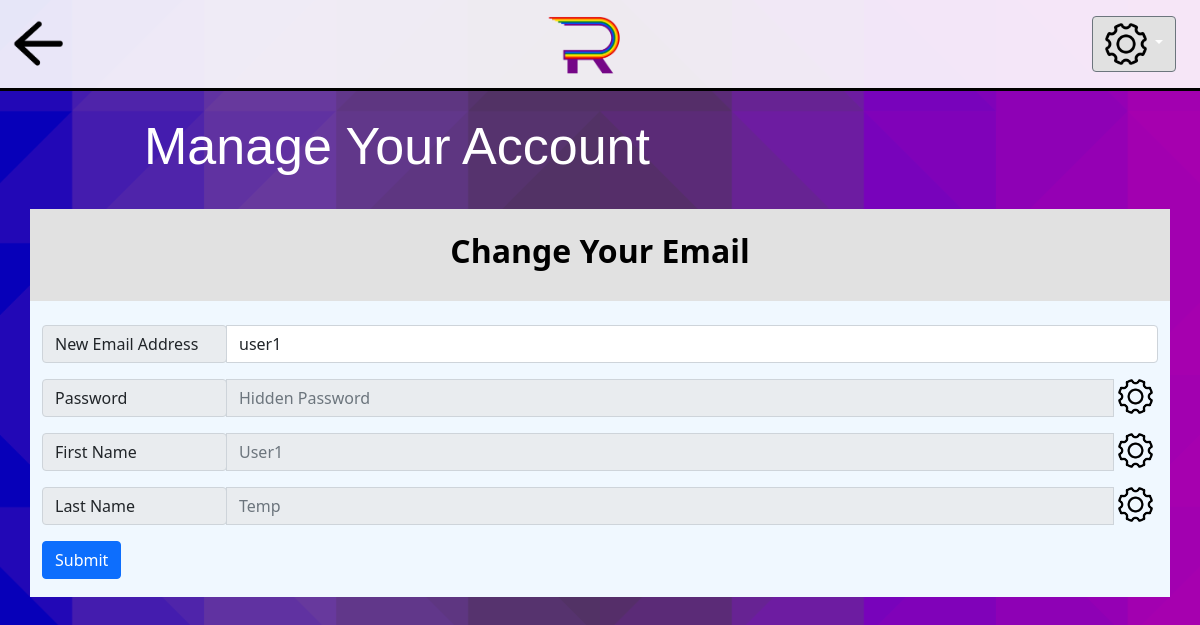
Before: /manageMyAdminEmail/ (signed in) with the older database file.
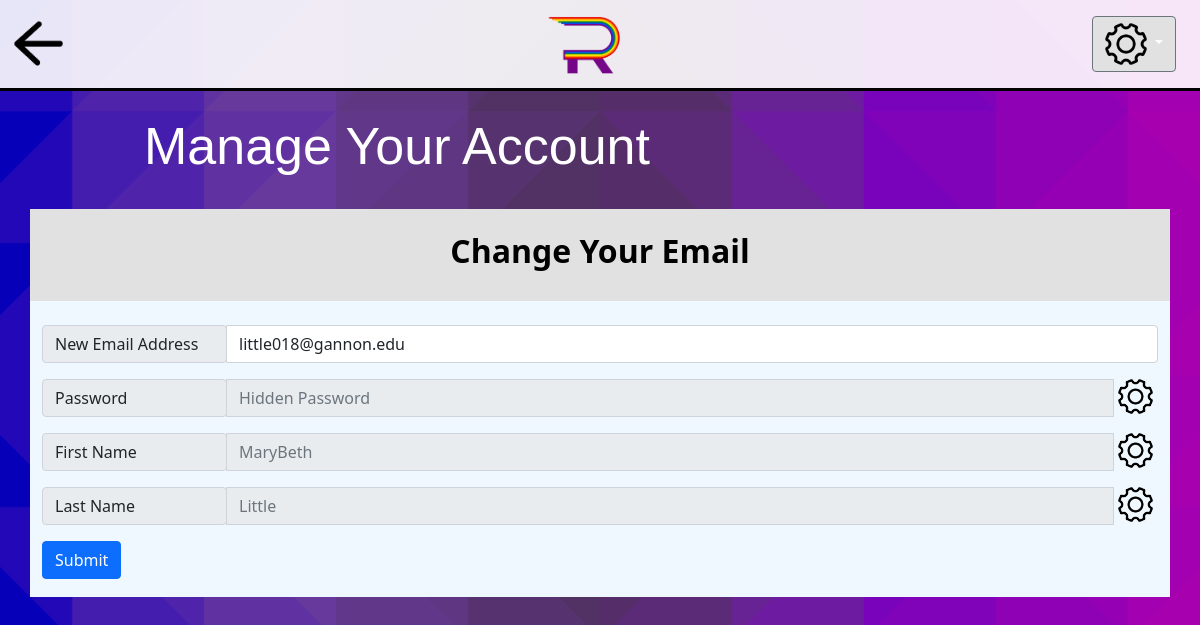
After: the same page with the newer database file.
### Remember/models.py (models this page shows, shortened)
class User(models.Model):
    patients = models.ManyToManyField(Patient, through='PatientClearanceAbstraction') #ManyToManyField helps manage queries
    firstName = models.CharField(max_length=200)
    lastName = models.CharField(max_length=200)
    email = models.CharField(max_length=200)#it's functionally a username
    password = models.BinaryField(max_length=200)

### Remember/views.py (the view)
# urls.py: path('manageMyAdminEmail/', views.manageMyAdminEmail, name='manageMyAdminEmail'),
def manageMyAdminEmail(request):
    myUser = User.objects.get(pk = request.session['loggedInID'])
    return render(request, 'Remember/adminEx/manageMyAdminEmail.html', {'user' : myUser})

### Remember/templates/Remember/adminEx/manageMyAdminEmail.html (shortened to what this page needs)
{% load static %}
<link rel="stylesheet" type="text/css" href="{% static 'remember/style.css' %}">
<!doctype html>
<html lang="en">
    <head>
        <link href="https://cdn.jsdelivr.net/npm/bootstrap@5.1.3/dist/css/bootstrap.min.css" rel="stylesheet"
>
    </head>
    <body>
        <nav class="autohide navbar navbar-light" style="padding-left: 1vw;padding-right: 1vw;">
            <a class="navbar-brand" href="/remember/manageMyAdminAccount" >
                <button class="backButton"></button>
            </a>
            <a href="/remember/userMenu">
                <div class="logo"></div>
            </a>
            <div class="dropdown" style="padding-right:1vw;">
                <a class="btn btn-secondary dropdown-toggle" href="#" role="button" id="dropdownMenuLink" data-bs-toggle="dropdown" aria-expanded="false">
                    <img src="/../../static/remember/images/settingsIcon1.png" style="width:42px;height:42px;">
                </a>
            </div>
        </nav>
        <h1>
            Manage Your Account
        </h1>
        <div class="container removePadding">
            <div class="d-flex justify-content-center text-center"  style="background-color:rgb(225,225,225);">
                <h2 id="accountTitle">
                    Change Your Email
                </h2>
            </div>
                <br>
            <form action="{% url 'Remember:updateUser' %}" method="post" enctype="multipart/form-data" >
                <div class="input-group mb-3 addHorizontalPadding">
                    <div class="input-group-prepend">
                    <span class="input-group-text " id="basic-addon1" style="width: 185px;">New Email Address</span>
                    </div>
                    <input type="email" name="email" required="required" class="form-control" value="{{user.email}}">
                </div>
                <div class="input-group mb-3 addHorizontalPadding" id="passwordDisplay">
                    <div class="input-group-prepend">
                    <span class="input-group-text" id="basic-addon1" style="width: 185px;">Password</span>
                    </div>
                    <input type="text" name="password"class="form-control" placeholder="Hidden Password" id="inputPasswordId" disabled>
                    <a href = "/remember/manageMyAdminPassword">
                        <img src="/../../static/remember/images/settingsIcon1.png" style="width:35px;height:35px; margin-left:5px;margin-right: 5px;">
                    </a>
                </div>
                <div class="input-group mb-3 addHorizontalPadding" id="fNameDisplay">
                    <div class="input-group-prepend">
                    <span class="input-group-text" id="basic-addon1" style="width: 185px;">First Name</span>
                    </div>
                    <input type="text" name="firstName" class="form-control" placeholder="{{user.firstName}}"  id="inputFirstNameId" disabled>
                    <a href = "/remember/manageMyAdminName">
                        <img src="/../../static/remember/images/settingsIcon1.png" style="width:35px;height:35px; margin-left:5px;margin-right: 5px;">
                    </a>
                </div>
                <div class="input-group mb-3 addHorizontalPadding" id="lNameDisplay">
                    <div class="input-group-prepend">
                    <span class="input-group-text" id="basic-addon1" style="width: 185px;">Last Name</span>
                    </div>
                    <input type="text" name="lastName" class="form-control" placeholder="{{user.lastName}}"   id="inputLastNameId" disabled>
                    <a href = "/remember/manageMyAdminName">
                        <img src="/../../static/remember/images/settingsIcon1.png" style="width:35px;height:35px; margin-left:5px;margin-right: 5px;">
                    </a>
                </div>
                <div class="addHorizontalPadding">
                    <button type="submit" value="updateUser" required="required" class="btn btn-primary" style="margin-bottom: 1.5vw;">Submit</button>
                </div>
            </form>
    </body>
</html>

Changed rows visible on the page:
changed User: email "user1" → "little018@gannon.edu"; firstName "User1" → "MaryBeth"; lastName "Temp" → "Little"
